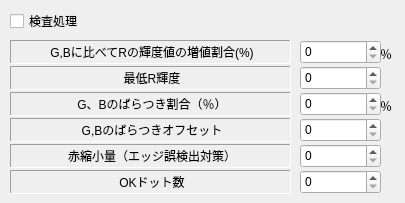
     <widget class="QWidget" name="tab_3">
      <attribute name="title">
       <string>赤色</string>
      </attribute>
      <widget class="QCheckBox" name="checkBoxRedCheckMode">
       <property name="geometry">
        <rect>
         <x>10</x>
         <y>10</y>
         <width>108</width>
         <height>22</height>
        </rect>
       </property>
       <property name="text">
        <string>検査処理</string>
       </property>
      </widget>
      <widget class="QLabel" name="label_70">
       <property name="geometry">
        <rect>
         <x>380</x>
         <y>40</y>
         <width>16</width>
         <height>28</height>
        </rect>
       </property>
       <property name="text">
        <string>％</string>
       </property>
      </widget>
      <widget class="QLabel" name="label_71">
       <property name="geometry">
        <rect>
         <x>10</x>
         <y>40</y>
         <width>281</width>
         <height>24</height>
        </rect>
       </property>
       <property name="frameShape">
        <enum>QFrame::Panel</enum>
       </property>
       <property name="frameShadow">
        <enum>QFrame::Sunken</enum>
       </property>
       <property name="text">
        <string>G,Bに比べてRの輝度値の増値割合(%)</string>
       </property>
       <property name="alignment">
        <set>Qt::AlignCenter|Qt::AlignHCenter|Qt::AlignLeading|Qt::AlignLeft|Qt::AlignVCenter</set>
       </property>
      </widget>
      <widget class="QLabel" name="label_72">
       <property name="geometry">
        <rect>
         <x>380</x>
         <y>92</y>
         <width>16</width>
         <height>28</height>
        </rect>
       </property>
       <property name="text">
        <string>％</string>
       </property>
      </widget>
      <widget class="QLabel" name="label_73">
       <property name="geometry">
        <rect>
         <x>10</x>
         <y>92</y>
         <width>281</width>
         <height>24</height>
        </rect>
       </property>
       <property name="frameShape">
        <enum>QFrame::Panel</enum>
       </property>
       <property name="frameShadow">
        <enum>QFrame::Sunken</enum>
       </property>
       <property name="text">
        <string>G、Bのばらつき割合（％）</string>
       </property>
       <property name="alignment">
        <set>Qt::AlignCenter|Qt::AlignHCenter|Qt::AlignLeading|Qt::AlignLeft|Qt::AlignVCenter</set>
       </property>
      </widget>
      <widget class="QLabel" name="label_75">
       <property name="geometry">
        <rect>
         <x>10</x>
         <y>118</y>
         <width>281</width>
         <height>24</height>
        </rect>
       </property>
       <property name="frameShape">
        <enum>QFrame::Panel</enum>
       </property>
       <property name="frameShadow">
        <enum>QFrame::Sunken</enum>
       </property>
       <property name="text">
        <string>G,Bのばらつきオフセット</string>
       </property>
       <property name="alignment">
        <set>Qt::AlignCenter|Qt::AlignHCenter|Qt::AlignLeading|Qt::AlignLeft|Qt::AlignVCenter</set>
       </property>
      </widget>
      <widget class="QSpinBox" name="EditRedHighRate">
       <property name="geometry">
        <rect>
         <x>300</x>
         <y>40</y>
         <width>81</width>
         <height>24</height>
        </rect>
       </property>
       <property name="maximum">
        <number>1000</number>
       </property>
      </widget>
      <widget class="QSpinBox" name="EditRedGBMerginRate">
       <property name="geometry">
        <rect>
         <x>300</x>
         <y>92</y>
         <width>81</width>
         <height>24</height>
        </rect>
       </property>
       <property name="maximum">
        <number>1000</number>
       </property>
      </widget>
      <widget class="QSpinBox" name="EditRedGBMerginOffset">
       <property name="geometry">
        <rect>
         <x>300</x>
         <y>118</y>
         <width>81</width>
         <height>24</height>
        </rect>
       </property>
       <property name="maximum">
        <number>255</number>
       </property>
      </widget>
      <widget class="QSpinBox" name="EditRedOKDot">
       <property name="geometry">
        <rect>
         <x>300</x>
         <y>170</y>
         <width>81</width>
         <height>24</height>
        </rect>
       </property>
       <property name="maximum">
        <number>99999999</number>
       </property>
      </widget>
      <widget class="QLabel" name="label_47">
       <property name="geometry">
        <rect>
         <x>10</x>
         <y>170</y>
         <width>281</width>
         <height>24</height>
        </rect>
       </property>
       <property name="frameShape">
        <enum>QFrame::Panel</enum>
       </property>
       <property name="frameShadow">
        <enum>QFrame::Sunken</enum>
       </property>
       <property name="text">
        <string>OKドット数</string>
       </property>
       <property name="alignment">
        <set>Qt::AlignCenter|Qt::AlignHCenter|Qt::AlignLeading|Qt::AlignLeft|Qt::AlignVCenter</set>
       </property>
      </widget>
      <widget class="QSpinBox" name="EditRedMinBrightness">
       <property name="geometry">
        <rect>
         <x>300</x>
         <y>66</y>
         <width>81</width>
         <height>24</height>
        </rect>
       </property>
       <property name="maximum">
        <number>1000</number>
       </property>
      </widget>
      <widget class="QLabel" name="label_74">
       <property name="geometry">
        <rect>
         <x>10</x>
         <y>66</y>
         <width>281</width>
         <height>24</height>
        </rect>
       </property>
       <property name="frameShape">
        <enum>QFrame::Panel</enum>
       </property>
       <property name="frameShadow">
        <enum>QFrame::Sunken</enum>
       </property>
       <property name="text">
        <string>最低R輝度</string>
       </property>
       <property name="alignment">
        <set>Qt::AlignCenter|Qt::AlignHCenter|Qt::AlignLeading|Qt::AlignLeft|Qt::AlignVCenter</set>
       </property>
      </widget>
      <widget class="QLabel" name="label_79">
       <property name="geometry">
        <rect>
         <x>10</x>
         <y>144</y>
         <width>281</width>
         <height>24</height>
        </rect>
       </property>
       <property name="frameShape">
        <enum>QFrame::Panel</enum>
       </property>
       <property name="frameShadow">
        <enum>QFrame::Sunken</enum>
       </property>
       <property name="text">
        <string>赤縮小量（エッジ誤検出対策）</string>
       </property>
       <property name="alignment">
        <set>Qt::AlignCenter|Qt::AlignHCenter|Qt::AlignLeading|Qt::AlignLeft|Qt::AlignVCenter</set>
       </property>
      </widget>
      <widget class="QSpinBox" name="EditRedShrink">
       <property name="geometry">
        <rect>
         <x>300</x>
         <y>144</y>
         <width>81</width>
         <height>24</height>
        </rect>
       </property>
       <property name="maximum">
        <number>100</number>
       </property>
      </widget>
     </widget>
